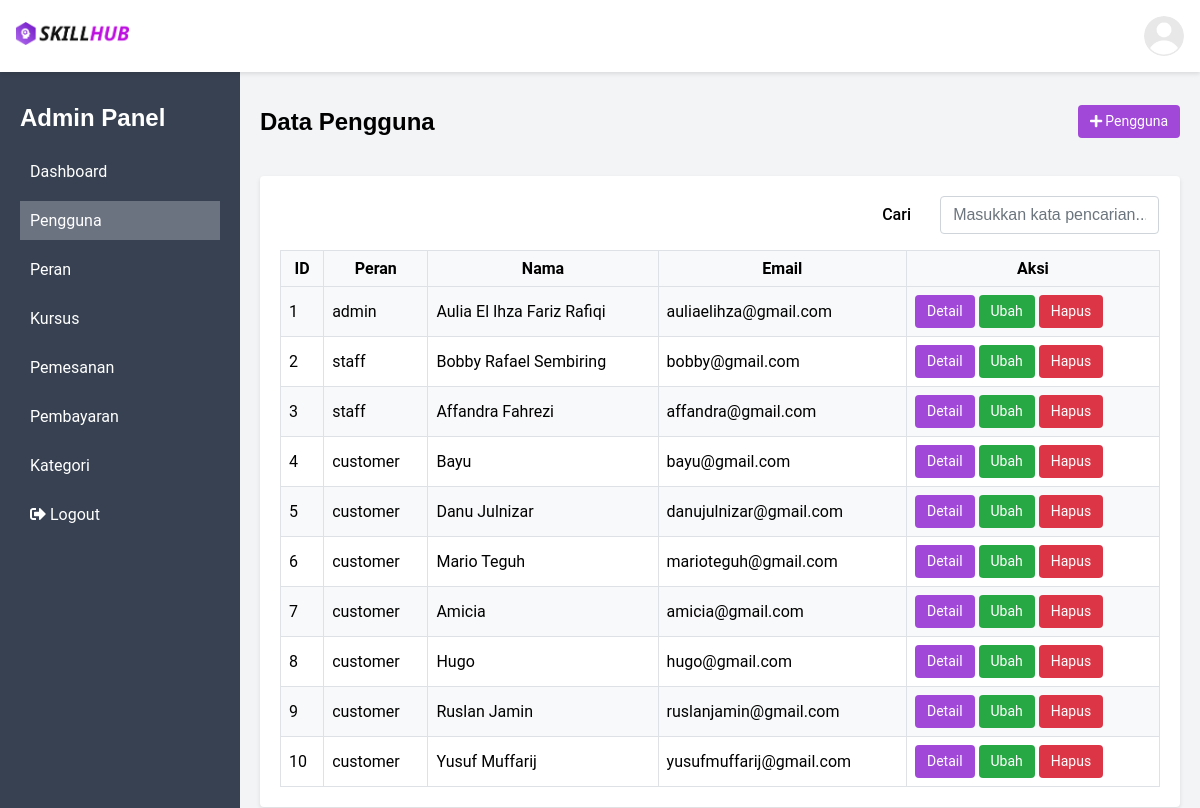
The app's page /public/pengguna (signed in) with its own data.
### tables this page shows
CREATE TABLE `pengguna` (
  `id` int(11) NOT NULL,
  `id_peran` int(11) DEFAULT NULL,
  `nama` varchar(100) NOT NULL,
  `email` varchar(100) NOT NULL,
  `password` varchar(255) NOT NULL,
  `is_login` tinyint(1) DEFAULT NULL
);

CREATE TABLE `peran` (
  `id` int(11) NOT NULL,
  `nama` varchar(20) NOT NULL
);

### app/controllers/Pengguna.php (called while the page is built, shortened)
<?php
class Pengguna extends Controller
{
    public function index()
    {
        $this->checkUserAccess();
        $data["judul"] = "Daftar Pengguna";
        $data["pengguna"] = $this->model("PenggunaModel")->all();
        $this->view("admin_panel.pengguna.index", $data, "templates.layout_admin");
    }
}

### app/core/App.php (called while the page is built, shortened)
<?php
class App
{
    protected $method = 'index';
    protected $params = [];
    public function __construct()
    {
        $this->controller = new $this->controller;
        call_user_func_array([$this->controller, $this->method], $this->params);
    }
}

### public/index.php (called while the page is built, shortened)
<?php
$app = new App;

### app/core/Database.php (called while the page is built, shortened)
<?php
class Database{
    private $host = DB_HOST,
            $user = DB_USER,
            $pass = DB_PASS,
            $dbname = DB_NAME;
    private $dbh,
            $stmt;
    public function __construct(){
        $dsn = "mysql:host=$this->host;dbname=$this->dbname";
        $option = [
            PDO::ATTR_PERSISTENT => true,
            PDO::ATTR_ERRMODE => PDO::ERRMODE_EXCEPTION
        ];
        try{
            $this->dbh = new PDO($dsn, "$this->user", "$this->pass", $option);
        }catch(PDOException $e){
            die($e->getMessage());
        }
    }
    public function query($query){
        $this->stmt = $this->dbh->prepare($query);
    }
    public function bind($param, $value, $type = null){
        if(is_null($type)){
            switch(true){
                case is_int($value) :
                    $type = PDO::PARAM_INT;
                    break;
            }
        }
        $this->stmt->bindValue($param, $value, $type);
    }
    public function execute(){
        $this->stmt->execute();
    }
    public function resultSet(){
        $this->execute();
        return $this->stmt->fetchAll(PDO::FETCH_ASSOC);
    }
    public function single(){
        $this->execute();
        return $this->stmt->fetch(PDO::FETCH_ASSOC);
    }
}

### app/models/PenggunaModel.php (called while the page is built, shortened)
<?php
class PenggunaModel
{
    private $table = "pengguna", $db;
    public function __construct()
    {
        $this->db = new Database;
    }
    public function all()
    {
        $sql = <<<SQL
            SELECT $this->table.*, peran.nama AS nama_peran
            FROM $this->table, peran
            WHERE $this->table.id_peran = peran.id
        SQL;
        $this->db->query($sql);
        return $this->db->resultSet();
    }
    public function find($id)
    {
        $sql = <<<SQL
            SELECT $this->table.*, peran.nama AS nama_peran
            FROM $this->table, peran
            WHERE $this->table.id_peran = peran.id AND $this->table.id=:id
        SQL;
        $this->db->query($sql);
        $this->db->bind('id', $id);
        return $this->db->single();
    }
}

### app/views/admin_panel/pengguna/index.php (the view, shortened to what this page needs)
<div class="row items-center">
  <div class="col-6">
    <h2>Data Pengguna</h2>
  </div>
  <div class="col-6 text-right">
    <a href="<?= BASEURL; ?>/pengguna/create" class="btn btn-primary text-sm">
      <i class="fas fa-plus"></i>
      Pengguna
    </a>
  </div>
</div>
<div class="row">
  <div class="col-12">
    <div class="card mt-5">
      <div class="card-body">
        <div class="flex justify-end mb-4 mr-4">
          <div class="row items-center">
            <label for="search" class="form-label col-4 col-md-3 m-0">Cari</label>
            <input type="text"
                   class="form-control col-8 col-md-9"
                   id="search"
                   placeholder="Masukkan kata pencarian..."
                   data-url="<?= BASEURL; ?>/pengguna/search"
            >
          </div>
        </div>
        <table class="table table-bordered table-striped table-hover">
          <thead>
            <tr class="text-center">
              <th>ID</th>
              <th>Peran</th>
              <th>Nama</th>
              <th>Email</th>
              <th>Aksi</th>
            </tr>
          </thead>
          <tbody>
            <?php foreach($pengguna as $row): ?>
              <tr>
                <td><?= $row['id']; ?></td>
                <td><?= $row['nama_peran']; ?></td>
                <td><?= $row['nama']; ?></td>
                <td><?= $row['email']; ?></td>
                <td>
                  <a href="<?= BASEURL;?>/pengguna/show/<?= $row['id']; ?>" class="btn btn-primary text-sm">Detail</a>
                  <a href="<?= BASEURL;?>/pengguna/edit/<?= $row['id']; ?>" class="btn btn-success text-sm">Ubah</a>
                  <a href="<?= BASEURL;?>/pengguna/destroy/<?= $row['id']; ?>" class="btn btn-danger text-sm btn-hapus" data-id="<?= $row['id']; ?>">Hapus</a>
                </td>
              </tr>
            <?php endforeach; ?>
          </tbody>
        </table>
      </div>
    </div>
  </div>
</div>

### app/core/Controller.php (shortened to what this page needs)
<?php
class Controller
{
    public function view($view, $data = [], $layout = null)
    {
        $viewPath = str_replace('.', '/', $view);
        $viewPath = '../app/views/' . $viewPath . '.php';
        $layoutPath = null;
        if ($layout) {
            $layoutPath = str_replace('.', '/', $layout);
            $layoutPath = '../app/views/' . $layoutPath . '.php';
        }
        if (file_exists($viewPath) && (!$layout || file_exists($layoutPath))) {
            $data["current_route"] = $this->currentRoute();
            extract($data, EXTR_SKIP);
            try {
                require_once $viewPath;
                $content = ob_get_clean();
                if ($layout) {
                    require_once $layoutPath;
                } else {
                    echo $content;
                }
            } catch (Exception $e) {
                echo 'Error rendering view: ' . $e->getMessage();
            }
        } else {
            echo 'View or layout file not found';
        }
    }
    public function model($model)
    {
        return new $model;
    }
    public function currentRoute()
    {
        $url = rtrim($_GET['url'], '/');
        return filter_var($url, FILTER_SANITIZE_URL);
    }
    protected function checkUserAccess(): void
    {
        $pengguna = $this->model("PenggunaModel")->find($_SESSION['user']['id']);
    }
}

### app/views/templates/header_admin.php (shortened to what this page needs)
<!DOCTYPE html>
<html lang="en">
<head>
  <link rel="stylesheet" href="<?= BASEURL; ?>/css/style.css">
</head>
<body>
<nav class="navbar admin">
  <div class="navbar-menu">
    <a href="<?= BASEURL; ?>/dashboard" class="navbar-brand">
      <img src="<?= BASEURL; ?>/img/Logo_SkillHub.png" alt="" width="113px" height="23px"
    </a>
  </div>
  <div class="navbar-menu">
    <a href="<?= BASEURL; ?>/profil/index" class="navbar-menu-item">
      <div class="avatar">
        <img src="<?= BASEURL; ?>/img/avatar-default.png" alt="Avatar" class="avatar-image">
      </div>
    </a>
  </div>
</nav>

### app/views/templates/layout_admin.php
<?php require_once "header_admin.php" ?>
  <div class="admin-panel flex">
    <div class="sidebar">
      <div class="sidebar-header">
        <h1 class="text-white text-2xl font-bold">Admin Panel</h1>
      </div>
      <ul class="menu">
        <li><a href="<?= BASEURL; ?>/dashboard"
               class="<?= (str_contains($current_route, 'dashboard') !== false) ? 'active' : ''; ?>">Dashboard</a></li>
        <li><a href="<?= BASEURL; ?>/pengguna"
               class="<?= (str_contains($current_route, 'pengguna') !== false) ? 'active' : ''; ?>">Pengguna</a></li>
        <li><a href="<?= BASEURL; ?>/peran"
               class="<?= (str_contains($current_route, 'peran') !== false) ? 'active' : ''; ?>">Peran</a></li>
        <li><a href="<?= BASEURL; ?>/kursus"
               class="<?= (str_contains($current_route, 'kursus') !== false) ? 'active' : ''; ?>">Kursus</a></li>
        <li><a href="<?= BASEURL; ?>/pemesanan"
               class="<?= (str_contains($current_route, 'pemesanan') !== false) ? 'active' : ''; ?>">Pemesanan</a></li>
        <li><a href="<?= BASEURL; ?>/pembayaran"
               class="<?= (str_contains($current_route, 'pembayaran') !== false) ? 'active' : ''; ?>">Pembayaran</a>
        </li>
        <li><a href="<?= BASEURL; ?>/kategori"
               class="<?= (str_contains($current_route, 'kategori') !== false) ? 'active' : ''; ?>">Kategori</a></li>
        <li><a href="<?= BASEURL; ?>/autentikasi/logout" class="btn-logout"><i class="fas fa-sign-out-alt"></i>
            Logout</a></li>
      </ul>
    </div>
    <div class="content">
        <?= $content; ?>
    </div>
  </div>
<?php require_once "footer.php" ?>

### app/views/templates/footer.php (shortened to what this page needs)
</body>
</html>

### records on screen
pengguna: id "1", id_peran.nama "admin", nama "Aulia El Ihza Fariz Rafiqi", email "auliaelihza@gmail.com"
pengguna: id "2", id_peran.nama "staff", nama "Bobby Rafael Sembiring", email "bobby@gmail.com"
pengguna: id "3", id_peran.nama "staff", nama "Affandra Fahrezi", email "affandra@gmail.com"
pengguna: id "4", id_peran.nama "customer", nama "Bayu", email "bayu@gmail.com"
pengguna: id "5", id_peran.nama "customer", nama "Danu Julnizar", email "danujulnizar@gmail.com"
pengguna: id "6", id_peran.nama "customer", nama "Mario Teguh", email "marioteguh@gmail.com"
pengguna: id "7", id_peran.nama "customer", nama "Amicia", email "amicia@gmail.com"
pengguna: id "8", id_peran.nama "customer", nama "Hugo", email "hugo@gmail.com"
pengguna: id "9", id_peran.nama "customer", nama "Ruslan Jamin", email "ruslanjamin@gmail.com"
pengguna: id "10", id_peran.nama "customer", nama "Yusuf Muffarij", email "yusufmuffarij@gmail.com"
